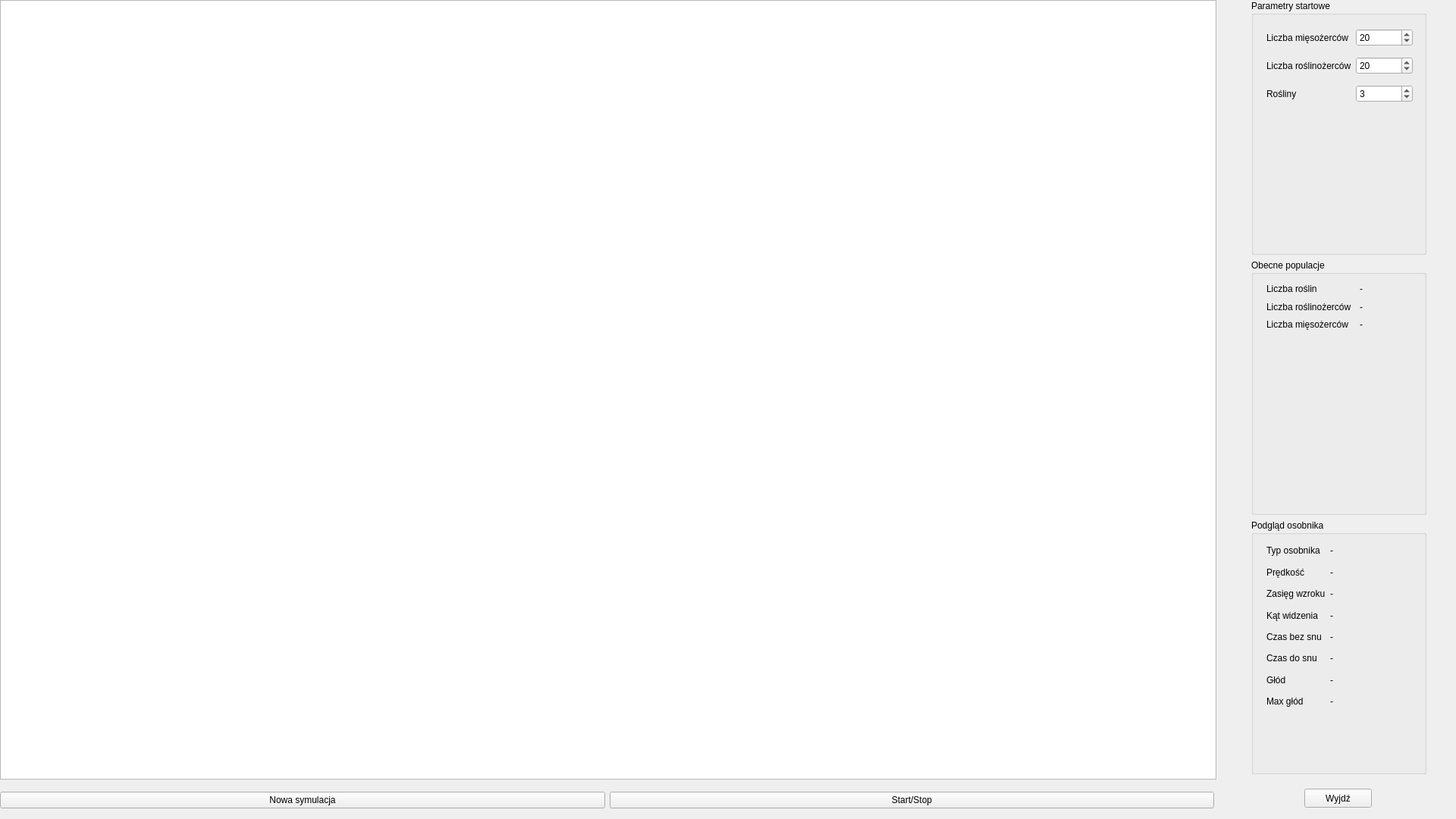
<?xml version="1.0" encoding="UTF-8"?>
<ui version="4.0">
 <class>MainWindow</class>
 <widget class="QMainWindow" name="MainWindow">
  <property name="geometry">
   <rect>
    <x>0</x>
    <y>0</y>
    <width>1920</width>
    <height>1080</height>
   </rect>
  </property>
  <property name="minimumSize">
   <size>
    <width>1920</width>
    <height>1080</height>
   </size>
  </property>
  <property name="maximumSize">
   <size>
    <width>1920</width>
    <height>1080</height>
   </size>
  </property>
  <property name="baseSize">
   <size>
    <width>1920</width>
    <height>1080</height>
   </size>
  </property>
  <property name="mouseTracking">
   <bool>false</bool>
  </property>
  <property name="windowTitle">
   <string>Gra w życie</string>
  </property>
  <widget class="QWidget" name="centralwidget">
   <widget class="QGraphicsView" name="map">
    <property name="geometry">
     <rect>
      <x>0</x>
      <y>0</y>
      <width>1604</width>
      <height>1028</height>
     </rect>
    </property>
    <property name="minimumSize">
     <size>
      <width>1604</width>
      <height>1028</height>
     </size>
    </property>
    <property name="maximumSize">
     <size>
      <width>1600</width>
      <height>1024</height>
     </size>
    </property>
    <property name="baseSize">
     <size>
      <width>1600</width>
      <height>1024</height>
     </size>
    </property>
    <property name="alignment">
     <set>Qt::AlignLeading|Qt::AlignLeft|Qt::AlignTop</set>
    </property>
   </widget>
   <widget class="QPushButton" name="exitButton">
    <property name="geometry">
     <rect>
      <x>1720</x>
      <y>1040</y>
      <width>89</width>
      <height>25</height>
     </rect>
    </property>
    <property name="text">
     <string>Wyjdź</string>
    </property>
   </widget>
   <widget class="QWidget" name="layoutWidget">
    <property name="geometry">
     <rect>
      <x>0</x>
      <y>1040</y>
      <width>1601</width>
      <height>31</height>
     </rect>
    </property>
    <layout class="QHBoxLayout" name="horizontalLayout">
     <item>
      <widget class="QPushButton" name="resetButton">
       <property name="text">
        <string>Nowa symulacja</string>
       </property>
      </widget>
     </item>
     <item>
      <widget class="QPushButton" name="startStopButton">
       <property name="text">
        <string>Start/Stop</string>
       </property>
      </widget>
     </item>
    </layout>
   </widget>
   <widget class="QWidget" name="layoutWidget">
    <property name="geometry">
     <rect>
      <x>1650</x>
      <y>0</y>
      <width>231</width>
      <height>1021</height>
     </rect>
    </property>
    <layout class="QVBoxLayout" name="verticalLayout">
     <item>
      <widget class="QGroupBox" name="startParamGroupBox">
       <property name="title">
        <string>Parametry startowe</string>
       </property>
       <widget class="QWidget" name="layoutWidget">
        <property name="geometry">
         <rect>
          <x>20</x>
          <y>30</y>
          <width>193</width>
          <height>115</height>
         </rect>
        </property>
        <layout class="QGridLayout" name="gridLayout_2">
         <item row="0" column="1">
          <widget class="QSpinBox" name="carnivoresSpinBox">
           <property name="value">
            <number>20</number>
           </property>
          </widget>
         </item>
         <item row="2" column="1">
          <widget class="QSpinBox" name="plantsSpinBox">
           <property name="value">
            <number>3</number>
           </property>
          </widget>
         </item>
         <item row="1" column="1">
          <widget class="QSpinBox" name="herbivoresSpinBox">
           <property name="value">
            <number>20</number>
           </property>
          </widget>
         </item>
         <item row="2" column="0">
          <widget class="QLabel" name="label_3">
           <property name="text">
            <string>Rośliny</string>
           </property>
          </widget>
         </item>
         <item row="0" column="0">
          <widget class="QLabel" name="label">
           <property name="text">
            <string>Liczba mięsożerców</string>
           </property>
          </widget>
         </item>
         <item row="1" column="0">
          <widget class="QLabel" name="label_2">
           <property name="text">
            <string>Liczba roślinożerców</string>
           </property>
          </widget>
         </item>
        </layout>
       </widget>
      </widget>
     </item>
     <item>
      <widget class="QGroupBox" name="populationGroupBox">
       <property name="title">
        <string>Obecne populacje</string>
       </property>
       <widget class="QWidget" name="layoutWidget">
        <property name="geometry">
         <rect>
          <x>20</x>
          <y>30</y>
          <width>181</width>
          <height>65</height>
         </rect>
        </property>
        <layout class="QGridLayout" name="gridLayout_4">
         <item row="1" column="0" colspan="2">
          <widget class="QLabel" name="label_22">
           <property name="text">
            <string>Liczba roślinożerców</string>
           </property>
          </widget>
         </item>
         <item row="1" column="2">
          <widget class="QLabel" name="herbivoresLabel">
           <property name="text">
            <string>-</string>
           </property>
          </widget>
         </item>
         <item row="2" column="2">
          <widget class="QLabel" name="carnivoresLabel">
           <property name="text">
            <string>-</string>
           </property>
          </widget>
         </item>
         <item row="0" column="2">
          <widget class="QLabel" name="plantLabel">
           <property name="text">
            <string>-</string>
           </property>
          </widget>
         </item>
         <item row="0" column="0" colspan="2">
          <widget class="QLabel" name="label_20">
           <property name="text">
            <string>Liczba roślin</string>
           </property>
          </widget>
         </item>
         <item row="2" column="0" colspan="2">
          <widget class="QLabel" name="label_24">
           <property name="text">
            <string>Liczba mięsożerców</string>
           </property>
          </widget>
         </item>
        </layout>
       </widget>
      </widget>
     </item>
     <item>
      <widget class="QGroupBox" name="specimentGroupBox">
       <property name="title">
        <string>Podgląd osobnika</string>
       </property>
       <widget class="QWidget" name="layoutWidget">
        <property name="geometry">
         <rect>
          <x>20</x>
          <y>30</y>
          <width>171</width>
          <height>221</height>
         </rect>
        </property>
        <layout class="QGridLayout" name="gridLayout_3">
         <item row="0" column="0">
          <widget class="QLabel" name="label_4">
           <property name="text">
            <string>Typ osobnika</string>
           </property>
          </widget>
         </item>
         <item row="0" column="1" colspan="2">
          <widget class="QLabel" name="specTypeLabel">
           <property name="text">
            <string>-</string>
           </property>
          </widget>
         </item>
         <item row="1" column="0">
          <widget class="QLabel" name="label_12">
           <property name="text">
            <string>Prędkość</string>
           </property>
          </widget>
         </item>
         <item row="1" column="1" colspan="2">
          <widget class="QLabel" name="specSpeedLabel">
           <property name="text">
            <string>-</string>
           </property>
          </widget>
         </item>
         <item row="2" column="0">
          <widget class="QLabel" name="label_13">
           <property name="text">
            <string>Zasięg wzroku</string>
           </property>
          </widget>
         </item>
         <item row="2" column="1" colspan="2">
          <widget class="QLabel" name="specSightRangeLabel">
           <property name="text">
            <string>-</string>
           </property>
          </widget>
         </item>
         <item row="3" column="0">
          <widget class="QLabel" name="label_14">
           <property name="text">
            <string>Kąt widzenia</string>
           </property>
          </widget>
         </item>
         <item row="4" column="0">
          <widget class="QLabel" name="label_15">
           <property name="text">
            <string>Czas bez snu</string>
           </property>
          </widget>
         </item>
         <item row="4" column="1" colspan="2">
          <widget class="QLabel" name="specSleepLabel">
           <property name="text">
            <string>-</string>
           </property>
          </widget>
         </item>
         <item row="6" column="0">
          <widget class="QLabel" name="label_17">
           <property name="text">
            <string>Głód</string>
           </property>
          </widget>
         </item>
         <item row="6" column="1" colspan="2">
          <widget class="QLabel" name="specHungerLabel">
           <property name="text">
            <string>-</string>
           </property>
          </widget>
         </item>
         <item row="7" column="0">
          <widget class="QLabel" name="label_18">
           <property name="text">
            <string>Max głód</string>
           </property>
          </widget>
         </item>
         <item row="7" column="1" colspan="2">
          <widget class="QLabel" name="specMaxHungerLabel">
           <property name="text">
            <string>-</string>
           </property>
          </widget>
         </item>
         <item row="5" column="0">
          <widget class="QLabel" name="label_16">
           <property name="text">
            <string>Czas do snu</string>
           </property>
          </widget>
         </item>
         <item row="5" column="1" colspan="2">
          <widget class="QLabel" name="specMaxSleepLabel">
           <property name="text">
            <string>-</string>
           </property>
          </widget>
         </item>
         <item row="3" column="1" colspan="2">
          <widget class="QLabel" name="specSightAngleLabel">
           <property name="text">
            <string>-</string>
           </property>
          </widget>
         </item>
        </layout>
       </widget>
      </widget>
     </item>
    </layout>
   </widget>
  </widget>
 </widget>
 <resources/>
 <connections/>
</ui>
